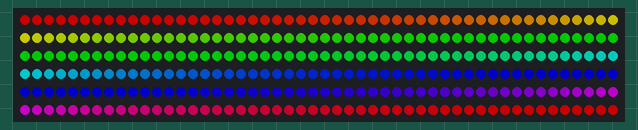
Bench run of a sketch on a simulated ATtiny85, built with avr-gcc and run on an emulated ATtiny85. On the bench: 300 RGB LEDs in strip order, left to right, continuing on the next row. Dim RGB values are drawn brighter than linear.

Above: at 0.8 s.
At 10.2 s:
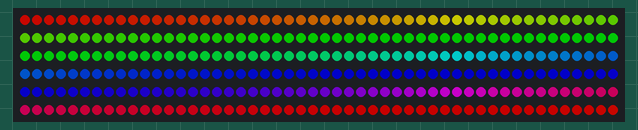
At 19.6 s:
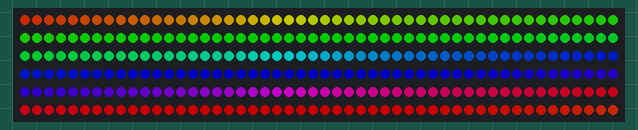
At 29.0 s:
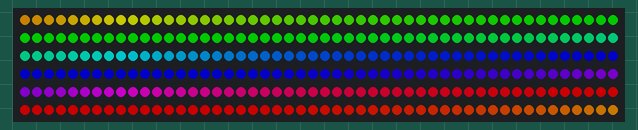
At 39.1 s:
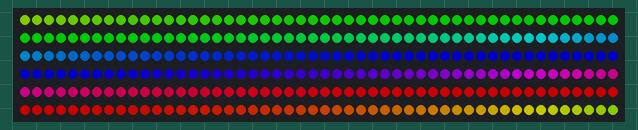

The sketch:

DemoArcoiris.ino
```cpp
#include <Adafruit_NeoPixel.h>

#ifdef __AVR__
#include <avr/power.h>
#endif

#define Pin 4
#define CantidadLed 300

// Driver
// WS2812 - NEO_KHZ800
// WS2811 - NEO_KHZ400
// LED
// GRB - NEO_GRB
// RGB - NEO_RGB
// RGBW - NEO_RGBW

Adafruit_NeoPixel tira = Adafruit_NeoPixel(CantidadLed, Pin, NEO_GRB + NEO_KHZ800);

void setup() {

#if defined (__AVR_ATtiny85__)
  if (F_CPU == 16000000) clock_prescale_set(clock_div_1);
#endif

  tira.begin();
  tira.setBrightness(100);
  tira.show();
}

void loop() {
  for (long nivelHue = 0; nivelHue < 65536; nivelHue += 256) {
    tira.rainbow(nivelHue);
    //    tira.rainbow(nivelHue, 1, 255, 255, true);
    tira.show();
    delay(10);
  }
}
```
